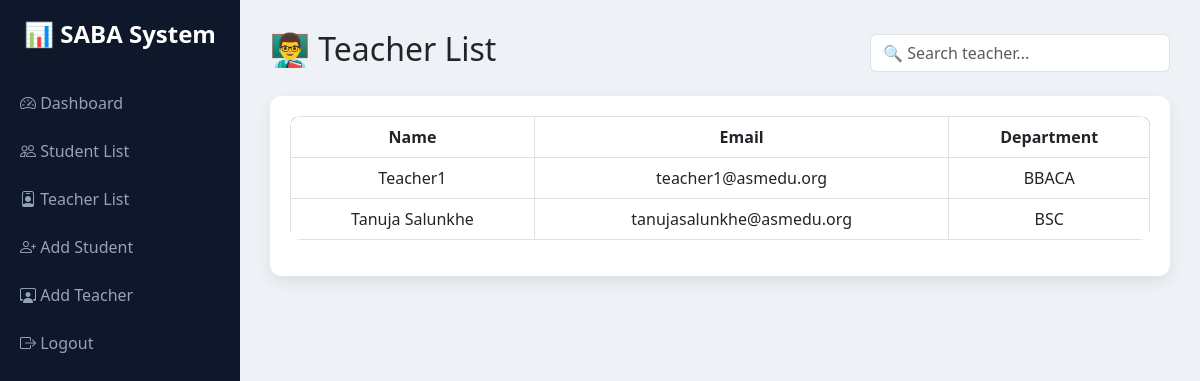
Page /teacher_list (signed in) on the earlier database version.
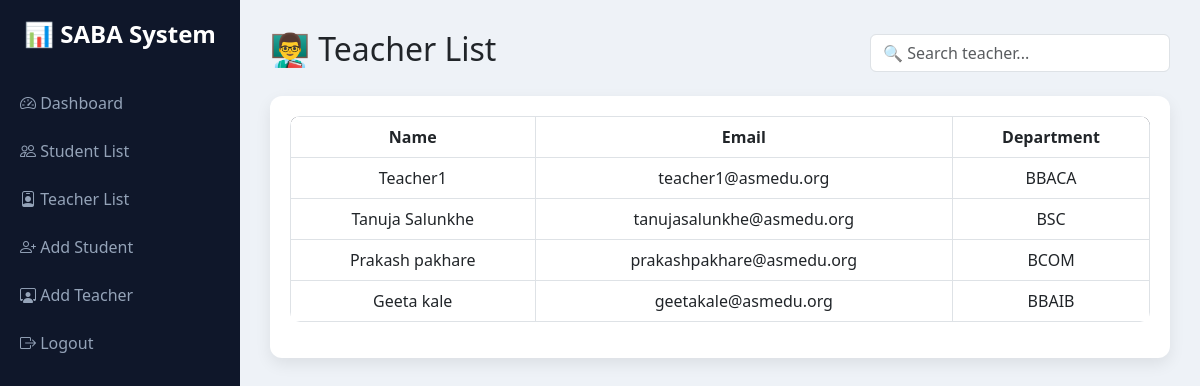
Same page on the later database version.
### tables this page shows
CREATE TABLE users(
    id INTEGER PRIMARY KEY AUTOINCREMENT,
    name TEXT,
    email TEXT UNIQUE,
    password TEXT,
    role TEXT,
    department TEXT,
    year TEXT
);

### app.py (the view)
@app.route("/teacher_list")
def teacher_list():
    if session.get("role") != "admin":
        return redirect("/")
    conn = sqlite3.connect("saba.db")
    cursor = conn.cursor()
    cursor.execute("""
    SELECT name, email, department
    FROM users
    WHERE role='teacher'
    """)
    teachers = cursor.fetchall()
    conn.close()
    return render_template("teacher_list.html", teachers=teachers)

### templates/teacher_list.html (shortened to what this page needs)
<!DOCTYPE html>
<html>
<head>
<link rel="stylesheet"
href="https://cdn.jsdelivr.net/npm/bootstrap@5.3.0/dist/css/bootstrap.min.css">
<link rel="stylesheet"
href="https://cdn.jsdelivr.net/npm/bootstrap-icons@1.10.5/font/bootstrap-icons.css">
</head>
<body>
<div class="sidebar">
<h4>📊 SABA System</h4>
<a href="/admin"><i class="bi bi-speedometer2"></i> Dashboard</a>
<a href="/student_list"><i class="bi bi-people"></i> Student List</a>
<a href="/teacher_list"><i class="bi bi-person-badge"></i> Teacher List</a>
<a href="/add_student"><i class="bi bi-person-plus"></i> Add Student</a>
<a href="/add_teacher"><i class="bi bi-person-workspace"></i> Add Teacher</a>
<a href="/logout"><i class="bi bi-box-arrow-right"></i> Logout</a>
</div>
<div class="main">
<div class="topbar">
<h2>👨‍🏫 Teacher List</h2>
<input type="text" id="searchInput"
class="form-control search-box"
placeholder="🔍 Search teacher..."
onkeyup="searchTable()">
</div>
<div class="table-box">
<table class="table table-bordered table-hover text-center">
<thead>
<tr>
<th>Name</th>
<th>Email</th>
<th>Department</th>
</tr>
</thead>
<tbody id="teacherTable">
{% for t in teachers %}
<tr>
<td>{{ t[0] }}</td>
<td>{{ t[1] }}</td>
<td>{{ t[2] }}</td>
</tr>
{% endfor %}
</tbody>
</table>
</div>
</div>
</body>
</html>

Differences in the rows shown:
added users: name "Prakash pakhare", email "prakashpakhare@asmedu.org", department "BCOM"
added users: name "Geeta kale", email "geetakale@asmedu.org", department "BBAIB"
